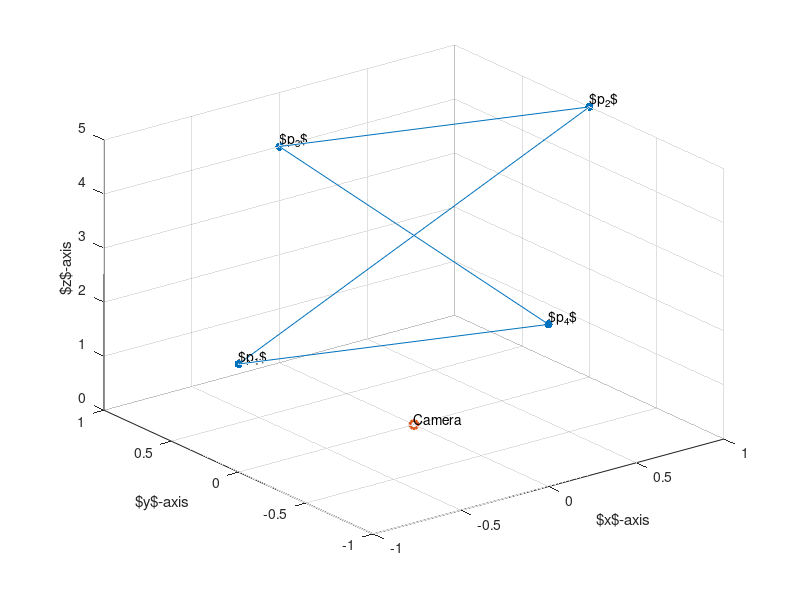

The MATLAB script that drew this image: (Note: this script raises an error after producing the figure.)
clear; close all; 

% TODO: rewrite this in python to be cohesive with all other projects in repo

% create the csv and figures folder
if ~exist('csv_files', 'dir')
    mkdir('csv_files');
end 

if ~exist('figures', 'dir')
    mkdir('figures');
end

% inputs 
cam = [0; 0; 0];
p1 = [-1; 0; 2]; 
p2 = [1; 0; 5]; 
p3 = [0; 1; 4]; 
p4 = [0; -1; 3];
f = 1;

%stack pts for easier plotting
pts_3d = [p1, p2, p3, p4]; 
pts_3d_frame = [pts_3d, pts_3d(:, 1)];

% labels for easier annotation later on
labels = {'$p_1$', '$p_2$', '$p_3$', '$p_4$'};
qlabels = {'$q_1$', '$q_2$', '$q_3$', '$q_4$'};

figure(1); 
hold on;

% create the wireframe for the points
plot3(pts_3d_frame(1,:), pts_3d_frame(2,:), pts_3d_frame(3,:));
set(gca, 'ColorOrderIndex', 1); % resets the color index so the wire frame and points are the same color
scatter3(pts_3d(1,:), pts_3d(2,:), pts_3d(3,:), 'filled', 'LineWidth', 3);

% label the points and accentuate them
text(pts_3d(1,:), pts_3d(2,:), pts_3d(3,:), labels, 'VerticalAlignment', 'bottom');
grid on;

% place camera
scatter3(cam(1), cam(2), cam(3), 'rx', 'LineWidth', 2);
text(cam(1), cam(2), cam(3), 'Camera', 'VerticalAlignment', 'bottom');

xlabel('$x$-axis');
ylabel('$y$-axis');
zlabel('$z$-axis');

view(3);

hold off;

saveas(gcf, './figures/01_3d_view_of_points.png');

%% Projection of 3D plot into a 2D plane
P_true = true_perspective(p1, p2, p3, p4, f);
P_weak = weak_perspective(p1, p2, p3, p4, f);
error_val = SSD_error(P_true, P_weak);

P_true_closed = [P_true, P_true(:, 1)];
P_weak_closed = [P_weak, P_weak(:, 1)];

figure(2);
hold on; 

% plot true perspective
set(gca, 'ColorOrderIndex', 1);
frame_true = plot(P_true_closed(1, :), P_true_closed(2, :));
set(gca, 'ColorOrderIndex', 1);
plot(P_true(1, :), P_true(2, :), 'o', 'LineWidth', 3);

% plot weak perspective
set(gca, 'ColorOrderIndex', 2);
frame_weak = plot(P_weak_closed(1, :), P_weak_closed(2, :));
set(gca, 'ColorOrderIndex', 2);
plot(P_weak(1, :), P_weak(2, :), 'x', 'LineWidth', 3);

text(P_true(1,:), P_true(2,:), labels, 'VerticalAlignment', 'bottom', 'HorizontalAlignment', 'right');
text(P_weak(1,:), P_weak(2,:), qlabels, 'VerticalAlignment', 'bottom', 'HorizontalAlignment', 'right');

axis equal; 
xlabel('$x$-axis image plane');
ylabel('$y$-axis image plane');

set(gca, 'ColorOrderIndex', 1);
legend([frame_true, frame_weak], 'True perspective', 'Weak perspective', 'Location', 'northeastoutside');
grid on; 

hold off; 

saveas(gcf, './figures/02_true_and_weak_perspective.png');

%% Sum of square diffs of each pts 

% this portion creates a csv file of the SSD of each point. 
% i do this because it makes importing them into typst easier
csv_write(P_true, P_weak, './csv_files/normal_projection_errors.csv');

%% Rotation of Object O

R = rotation_cc(45); 

rotated_pts = R * pts_3d;
P_true_rot = true_perspective(rotated_pts(:,1), rotated_pts(:,2), rotated_pts(:,3), rotated_pts(:,4), f);
P_true_rot_frame = [P_true_rot, P_true_rot(:, 1)];

P_weak_rot = weak_perspective(rotated_pts(:,1), rotated_pts(:,2), rotated_pts(:,3), rotated_pts(:,4), f);
P_weak_rot_frame = [P_weak_rot, P_weak_rot(:, 1)];

figure(3);
hold on; 

% plot True perspective
set(gca, 'ColorOrderIndex', 1);
rot_true = plot(P_true_rot_frame(1, :), P_true_rot_frame(2, :));
set(gca, 'ColorOrderIndex', 1);
plot(P_true_rot(1, :), P_true_rot(2, :), 'o');

% plot weak perspective
set(gca, 'ColorOrderIndex', 2);
rot_weak = plot(P_weak_rot_frame(1, :), P_weak_rot_frame(2, :));
set(gca, 'ColorOrderIndex', 2);
plot(P_weak_rot(1, :), P_weak_rot(2, :), 'x', 'LineWidth', 3);

text(P_true_rot(1,:), P_true_rot(2,:), labels, 'VerticalAlignment', 'bottom', 'HorizontalAlignment', 'right');
text(P_weak_rot(1,:), P_weak_rot(2,:), qlabels, 'VerticalAlignment', 'bottom', 'HorizontalAlignment', 'right');

axis equal; 

xlabel('$x$-axis image plane');
ylabel('$y$-axis image plane');
set(gca, 'ColorOrderIndex', 1);
legend([rot_true, rot_weak], 'True perspective', 'Weak perspective', 'Location', 'northeastoutside');

grid on; 
hold off;

saveas(gcf, './figures/03_true_and_weak_perspective_rotated.png');

% This calculates sumsqr diff but puts it in a .csv file instead.
csv_write(P_true_rot, P_weak_rot, './csv_files/rotated_projection_errors.csv');
